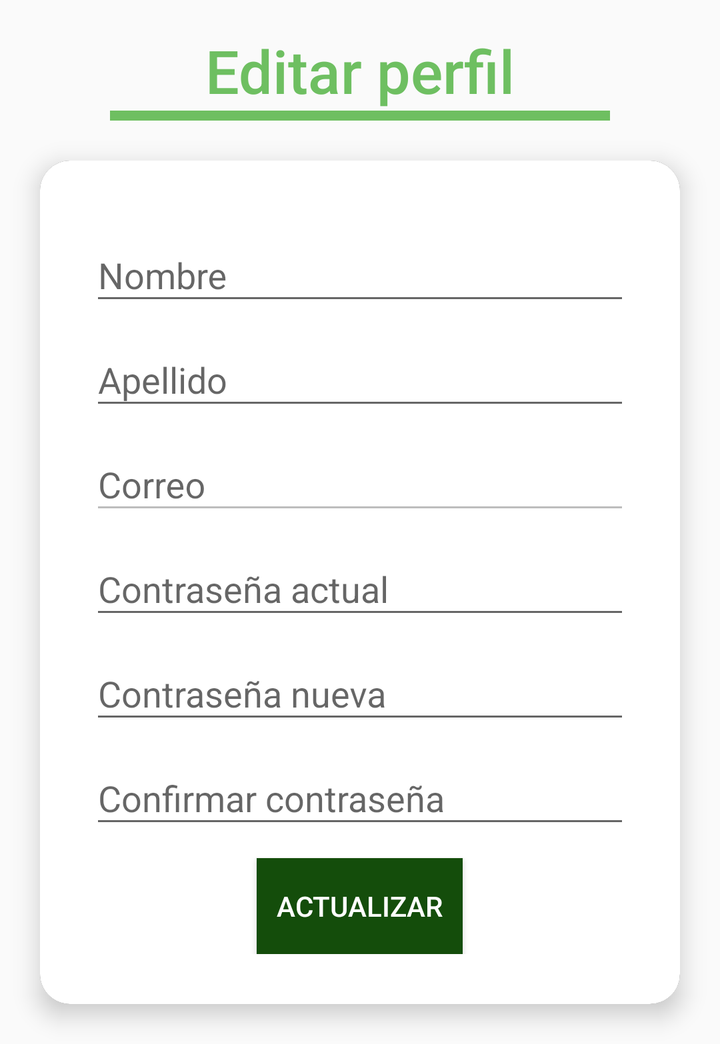
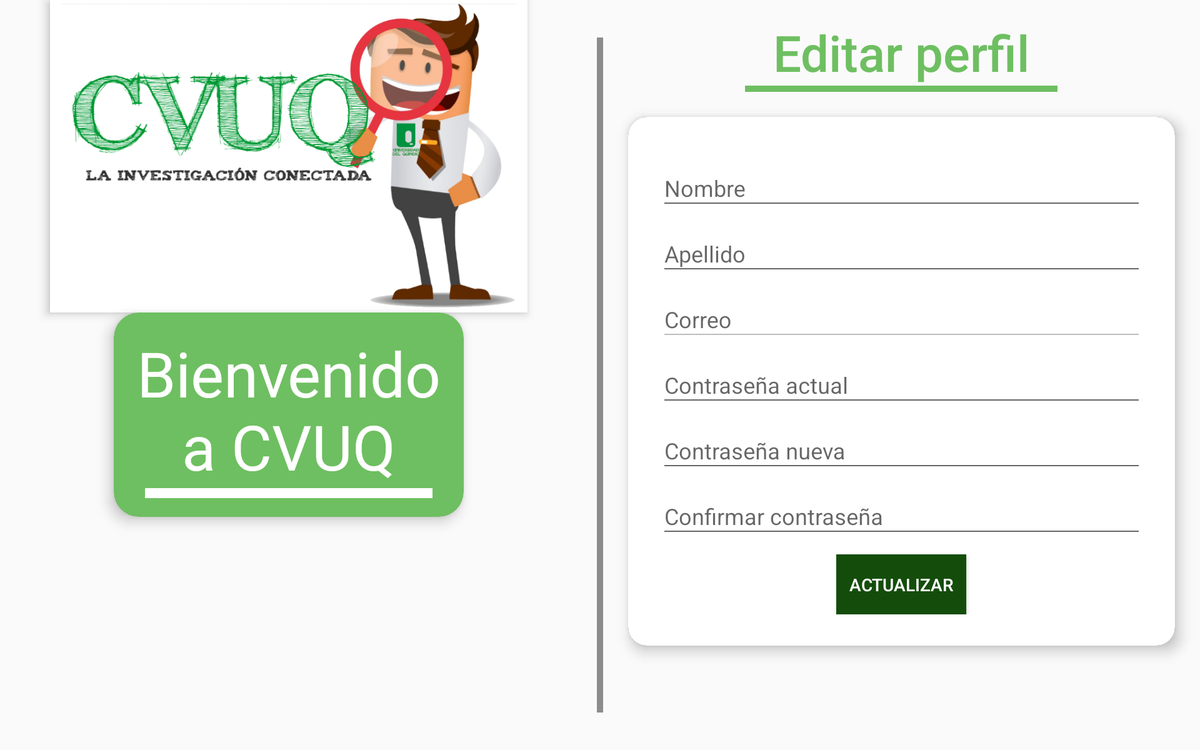

One screen, two layout resources from the same app: the default and the repository's alternative for another configuration. Each is rendered where Android would select it; the XML of both is given below.
<!-- AndroidManifest.xml: application theme AppTheme -->
<!-- res/layout/fragment_editar_perfil.xml -->
<?xml version="1.0" encoding="utf-8"?>
<ScrollView xmlns:android="http://schemas.android.com/apk/res/android"
    xmlns:card_view="http://schemas.android.com/apk/res-auto"
    android:layout_width="match_parent"
    android:layout_height="wrap_content">

    <LinearLayout
        android:layout_width="match_parent"
        android:layout_height="wrap_content"
        android:layout_gravity="center"
        android:orientation="vertical">

        <TextView
            android:id="@+id/editar_perfil_titulo"
            style="@style/TextAppearance.AppCompat.Widget.ActionBar.Title"
            android:layout_width="match_parent"
            android:layout_height="wrap_content"
            android:layout_marginTop="15dp"
            android:text="@string/editar_perfil"
            android:textAlignment="center"
            android:textColor="@color/android_green"
            android:textSize="@dimen/textSize_titulo_Edit" />

        <RelativeLayout
            android:layout_width="@dimen/width_linea_titulos"
            android:layout_height="5dp"
            android:layout_gravity="center"
            android:background="@color/android_green" />

        <android.support.v7.widget.CardView
            android:id="@+id/card_editar"
            style="@style/CardView"
            android:layout_width="match_parent"
            android:layout_height="wrap_content"
            android:layout_gravity="center"
            android:layout_margin="20dp"
            android:theme="@style/CardView"
            card_view:cardBackgroundColor="@color/black"
            card_view:cardCornerRadius="15dp"
            card_view:cardElevation="7dp">

            <LinearLayout xmlns:android="http://schemas.android.com/apk/res/android"
                android:layout_width="match_parent"
                android:layout_height="match_parent"
                android:background="@color/white"
                android:orientation="vertical"
                android:padding="25dp">

                <android.support.design.widget.TextInputLayout
                    android:layout_width="match_parent"
                    android:layout_height="wrap_content">

                    <android.support.design.widget.TextInputEditText
                        android:id="@+id/edit_nombre"
                        android:layout_width="match_parent"
                        android:layout_height="wrap_content"
                        android:hint="@string/nombre" />

                </android.support.design.widget.TextInputLayout>


                <android.support.design.widget.TextInputLayout
                    android:layout_width="match_parent"
                    android:layout_height="wrap_content">

                    <android.support.design.widget.TextInputEditText
                        android:id="@+id/edit_apellido"
                        android:layout_width="match_parent"
                        android:layout_height="wrap_content"
                        android:hint="@string/apellido" />

                </android.support.design.widget.TextInputLayout>

                <android.support.design.widget.TextInputLayout
                    android:layout_width="match_parent"
                    android:layout_height="wrap_content"
                    >

                    <android.support.design.widget.TextInputEditText
                        android:id="@+id/edit_correo"
                        android:layout_width="match_parent"
                        android:layout_height="wrap_content"
                        android:hint="@string/correo"
                        android:inputType="textUri"
                        android:enabled="false"
                        android:textColor="@color/gray"/>

                </android.support.design.widget.TextInputLayout>

                <android.support.design.widget.TextInputLayout
                    android:layout_width="match_parent"
                    android:layout_height="wrap_content">

                    <android.support.design.widget.TextInputEditText
                        android:id="@+id/contrasenia_actual"
                        android:layout_width="match_parent"
                        android:layout_height="wrap_content"
                        android:hint="@string/contasenia_actual"
                        android:inputType="textPassword" />

                </android.support.design.widget.TextInputLayout>

                <android.support.design.widget.TextInputLayout
                    android:layout_width="match_parent"
                    android:layout_height="wrap_content">

                    <android.support.design.widget.TextInputEditText
                        android:id="@+id/contrasenia_nueva"
                        android:layout_width="match_parent"
                        android:layout_height="wrap_content"
                        android:hint="@string/contrasenia_nueva"
                        android:inputType="textPassword" />

                </android.support.design.widget.TextInputLayout>

                <android.support.design.widget.TextInputLayout
                    android:layout_width="match_parent"
                    android:layout_height="wrap_content">

                    <android.support.design.widget.TextInputEditText
                        android:id="@+id/edit_confirmar_contrasenia"
                        android:layout_width="match_parent"
                        android:layout_height="wrap_content"
                        android:hint="@string/confirmar_contasenia"
                        android:inputType="textPassword" />

                </android.support.design.widget.TextInputLayout>

                <Button
                    android:id="@+id/actualizar_datos"
                    android:layout_width="wrap_content"
                    android:layout_height="wrap_content"
                    android:layout_gravity="center"
                    android:background="@color/android_darkgreen"
                    android:layout_marginTop="10dp"
                    android:padding="10dp"
                    android:text="@string/actualizar"
                    android:textColor="@color/white" />

            </LinearLayout>
        </android.support.v7.widget.CardView>
    </LinearLayout>
</ScrollView>
<!-- resources referenced by this layout -->
<resources>
  <color name="android_darkgreen">#144d0b</color>
  <color name="android_green">#6ebf61</color>
  <color name="black">#FF000000</color>
  <color name="gray">#FF8c8c8c</color>
  <color name="white">#FFffffff</color>
  <dimen name="textSize_titulo_Edit">30sp</dimen>
  <dimen name="width_linea_titulos">250dp</dimen>
  <string name="actualizar">Actualizar</string>
  <string name="apellido">Apellido</string>
  <string name="confirmar_contasenia">Confirmar contraseña</string>
  <string name="contasenia_actual">Contraseña actual</string>
  <string name="contrasenia_nueva">Contraseña nueva</string>
  <string name="correo">Correo</string>
  <string name="editar_perfil">Editar perfil</string>
  <string name="nombre">Nombre</string>
  <style name="CardView" parent="Theme.AppCompat.Light.NoActionBar">
          
          <item name="colorPrimary">@color/colorPrimary</item>
          <item name="colorPrimaryDark">@color/colorPrimaryDark</item>
          <item name="colorAccent">@color/android_green</item>
          <item name="android:radius">5sp</item>
      </style>
  <style name="AppTheme" parent="Theme.AppCompat.Light.NoActionBar">
          
          <item name="colorPrimary">@color/colorPrimary</item>
          <item name="colorPrimaryDark">@color/colorPrimaryDark</item>
          <item name="colorAccent">@color/colorAccent</item>
      </style>
  <color name="colorPrimary">#144d0b</color>
  <color name="colorPrimaryDark">#FF000000</color>
  <color name="colorAccent">#FF8c8c8c</color>
</resources>
<!-- res/layout-large-land/fragment_editar_perfil.xml (the repository's variant of the layout above) -->
<!-- drawn on a 7-inch tablet turned sideways -->
<?xml version="1.0" encoding="utf-8"?>
<LinearLayout xmlns:android="http://schemas.android.com/apk/res/android"
    xmlns:card_view="http://schemas.android.com/apk/res-auto"
    android:layout_width="match_parent"
    android:layout_height="match_parent"
    android:orientation="horizontal"
    android:weightSum="1">

    <LinearLayout
        android:id="@+id/vista_inicio"
        android:layout_width="match_parent"
        android:layout_height="match_parent"
        android:layout_marginRight="15dp"
        android:layout_weight="0.5"
        android:orientation="vertical">

        <LinearLayout xmlns:android="http://schemas.android.com/apk/res/android"
            xmlns:card_view="http://schemas.android.com/apk/res-auto"
            android:layout_width="match_parent"
            android:layout_height="match_parent"
            android:gravity="center_horizontal"
            android:orientation="vertical">

            <ImageView
                android:id="@+id/imagen_detalle"
                android:layout_width="@dimen/tamanio_imagen_width"
                android:layout_height="@dimen/tamanio_imagen_height"
                android:background="@color/white"
                android:contentDescription=""
                android:elevation="5dp"
                android:src="@drawable/logo1" />

            <android.support.v7.widget.CardView
                android:layout_width="@dimen/width_card_inicio"
                android:layout_height="wrap_content"
                android:layout_marginTop="@dimen/marginTop_card_inicio"
                android:padding="4dp"
                card_view:cardBackgroundColor="@color/android_green"
                card_view:cardCornerRadius="20dp"
                card_view:cardElevation="7dp">

                <LinearLayout
                    android:layout_width="wrap_content"
                    android:layout_height="wrap_content"
                    android:layout_marginBottom="15dp"
                    android:layout_marginTop="15dp"
                    android:gravity="center"
                    android:orientation="vertical">

                    <TextView
                        android:id="@+id/bienvenido"
                        android:layout_width="wrap_content"
                        android:layout_height="wrap_content"
                        android:text="@string/bienvenido_cvuq"
                        android:textAlignment="center"
                        android:textColor="@color/white"
                        android:textSize="50sp"
                        android:typeface="sans" />

                    <RelativeLayout
                        android:layout_width="@dimen/width_linea_inicio"
                        android:layout_height="8dp"
                        android:background="@color/white" />

                </LinearLayout>
            </android.support.v7.widget.CardView>

        </LinearLayout>
    </LinearLayout>

    <LinearLayout
        android:layout_width="5dp"
        android:layout_height="match_parent"
        android:layout_marginBottom="30dp"
        android:layout_marginTop="30dp"
        android:layout_weight="0"
        android:background="@color/gray"
        android:orientation="vertical" />

    <ScrollView
        android:layout_width="match_parent"
        android:layout_height="wrap_content"
        android:layout_weight="0.5">

        <LinearLayout
            android:layout_width="match_parent"
            android:layout_height="wrap_content"
            android:layout_gravity="center"
            android:orientation="vertical">

            <TextView
                android:id="@+id/editar_perfil_titulo"
                style="@style/TextAppearance.AppCompat.Widget.ActionBar.Title"
                android:layout_width="match_parent"
                android:layout_height="wrap_content"
                android:layout_marginTop="15dp"
                android:text="@string/editar_perfil"
                android:textAlignment="center"
                android:textColor="@color/android_green"
                android:textSize="@dimen/textSize_titulo_Edit" />

            <RelativeLayout
                android:layout_width="@dimen/width_linea_titulos"
                android:layout_height="5dp"
                android:layout_gravity="center"
                android:background="@color/android_green" />

            <android.support.v7.widget.CardView
                android:id="@+id/card_editar"
                style="@style/CardView"
                android:layout_width="match_parent"
                android:layout_height="wrap_content"
                android:layout_gravity="center"
                android:layout_margin="20dp"
                android:theme="@style/CardView"
                card_view:cardBackgroundColor="@color/black"
                card_view:cardCornerRadius="15dp"
                card_view:cardElevation="7dp">

                <LinearLayout xmlns:android="http://schemas.android.com/apk/res/android"
                    android:layout_width="match_parent"
                    android:layout_height="match_parent"
                    android:background="@color/white"
                    android:orientation="vertical"
                    android:padding="25dp">

                    <android.support.design.widget.TextInputLayout
                        android:layout_width="match_parent"
                        android:layout_height="wrap_content">

                        <android.support.design.widget.TextInputEditText
                            android:id="@+id/edit_nombre"
                            android:layout_width="match_parent"
                            android:layout_height="wrap_content"
                            android:hint="@string/nombre" />

                    </android.support.design.widget.TextInputLayout>


                    <android.support.design.widget.TextInputLayout
                        android:layout_width="match_parent"
                        android:layout_height="wrap_content">

                        <android.support.design.widget.TextInputEditText
                            android:id="@+id/edit_apellido"
                            android:layout_width="match_parent"
                            android:layout_height="wrap_content"
                            android:hint="@string/apellido" />

                    </android.support.design.widget.TextInputLayout>

                    <android.support.design.widget.TextInputLayout
                        android:layout_width="match_parent"
                        android:layout_height="wrap_content">

                        <android.support.design.widget.TextInputEditText
                            android:id="@+id/edit_correo"
                            android:layout_width="match_parent"
                            android:layout_height="wrap_content"
                            android:enabled="false"
                            android:hint="@string/correo"
                            android:inputType="textUri"
                            android:textColor="@color/gray" />

                    </android.support.design.widget.TextInputLayout>

                    <android.support.design.widget.TextInputLayout
                        android:layout_width="match_parent"
                        android:layout_height="wrap_content">

                        <android.support.design.widget.TextInputEditText
                            android:id="@+id/contrasenia_actual"
                            android:layout_width="match_parent"
                            android:layout_height="wrap_content"
                            android:hint="@string/contasenia_actual"
                            android:inputType="textPassword" />

                    </android.support.design.widget.TextInputLayout>

                    <android.support.design.widget.TextInputLayout
                        android:layout_width="match_parent"
                        android:layout_height="wrap_content">

                        <android.support.design.widget.TextInputEditText
                            android:id="@+id/contrasenia_nueva"
                            android:layout_width="match_parent"
                            android:layout_height="wrap_content"
                            android:hint="@string/contrasenia_nueva"
                            android:inputType="textPassword" />

                    </android.support.design.widget.TextInputLayout>

                    <android.support.design.widget.TextInputLayout
                        android:layout_width="match_parent"
                        android:layout_height="wrap_content">

                        <android.support.design.widget.TextInputEditText
                            android:id="@+id/edit_confirmar_contrasenia"
                            android:layout_width="match_parent"
                            android:layout_height="wrap_content"
                            android:hint="@string/confirmar_contasenia"
                            android:inputType="textPassword" />

                    </android.support.design.widget.TextInputLayout>

                    <Button
                        android:id="@+id/actualizar_datos"
                        android:layout_width="wrap_content"
                        android:layout_height="wrap_content"
                        android:layout_gravity="center"
                        android:layout_marginTop="10dp"
                        android:background="@color/android_darkgreen"
                        android:padding="10dp"
                        android:text="@string/actualizar"
                        android:textColor="@color/white" />

                </LinearLayout>
            </android.support.v7.widget.CardView>
        </LinearLayout>
    </ScrollView>

</LinearLayout>
<!-- resources referenced by the variant -->
<!-- as a 7-inch tablet turned sideways resolves them -->
<resources>
  <color name="android_darkgreen">#144d0b</color>
  <color name="android_green">#6ebf61</color>
  <color name="black">#FF000000</color>
  <color name="gray">#FF8c8c8c</color>
  <color name="white">#FFffffff</color>
  <!-- from res/values-large-land/ -->
  <dimen name="tamanio_imagen_height">250dp</dimen>
  <!-- from res/values-large-land/ -->
  <dimen name="tamanio_imagen_width">382dp</dimen>
  <!-- from res/values-large-land/ -->
  <dimen name="textSize_titulo_Edit">40sp</dimen>
  <!-- from res/values-large-land/ -->
  <dimen name="width_card_inicio">280dp</dimen>
  <!-- from res/values-large-land/ -->
  <dimen name="width_linea_inicio">230dp</dimen>
  <!-- from res/values-large-land/ -->
  <dimen name="width_linea_titulos">250dp</dimen>
  <!-- drawable logo1: png bitmap (drawable, 186113 bytes) -->
  <string name="actualizar">Actualizar</string>
  <string name="apellido">Apellido</string>
  <string name="bienvenido_cvuq">Bienvenido a CVUQ</string>
  <string name="confirmar_contasenia">Confirmar contraseña</string>
  <string name="contasenia_actual">Contraseña actual</string>
  <string name="contrasenia_nueva">Contraseña nueva</string>
  <string name="correo">Correo</string>
  <string name="editar_perfil">Editar perfil</string>
  <string name="nombre">Nombre</string>
  <style name="CardView" parent="Theme.AppCompat.Light.NoActionBar">
          
          <item name="colorPrimary">@color/colorPrimary</item>
          <item name="colorPrimaryDark">@color/colorPrimaryDark</item>
          <item name="colorAccent">@color/android_green</item>
          <item name="android:radius">5sp</item>
      </style>
  <style name="AppTheme" parent="Theme.AppCompat.Light.NoActionBar">
          
          <item name="colorPrimary">@color/colorPrimary</item>
          <item name="colorPrimaryDark">@color/colorPrimaryDark</item>
          <item name="colorAccent">@color/colorAccent</item>
      </style>
  <color name="colorPrimary">#144d0b</color>
  <color name="colorPrimaryDark">#FF000000</color>
  <color name="colorAccent">#FF8c8c8c</color>
</resources>
